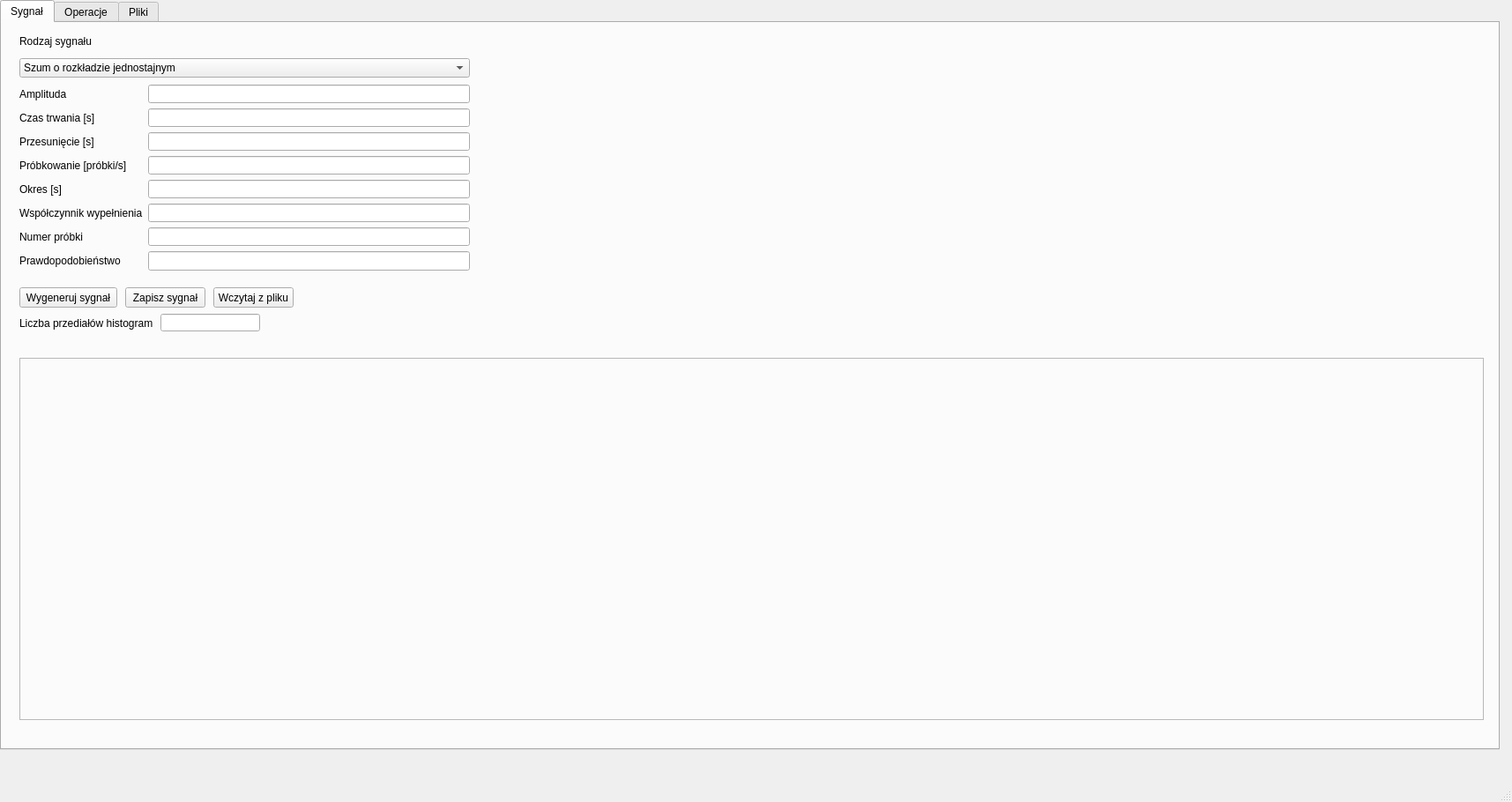
<?xml version="1.0" encoding="UTF-8"?>
<ui version="4.0">
 <class>SignalProcessApp</class>
 <widget class="QMainWindow" name="SignalProcessApp">
  <property name="geometry">
   <rect>
    <x>0</x>
    <y>0</y>
    <width>1715</width>
    <height>910</height>
   </rect>
  </property>
  <property name="windowTitle">
   <string>MainWindow</string>
  </property>
  <widget class="QWidget" name="centralwidget">
   <widget class="QTabWidget" name="tabWidget">
    <property name="geometry">
     <rect>
      <x>0</x>
      <y>0</y>
      <width>1701</width>
      <height>851</height>
     </rect>
    </property>
    <property name="currentIndex">
     <number>0</number>
    </property>
    <widget class="QWidget" name="SignalTab">
     <attribute name="title">
      <string>Sygnał</string>
     </attribute>
     <widget class="QComboBox" name="comboBoxSignals">
      <property name="geometry">
       <rect>
        <x>20</x>
        <y>40</y>
        <width>511</width>
        <height>22</height>
       </rect>
      </property>
      <item>
       <property name="text">
        <string>Szum o rozkładzie jednostajnym</string>
       </property>
      </item>
      <item>
       <property name="text">
        <string>Szum gaussowski</string>
       </property>
      </item>
      <item>
       <property name="text">
        <string>Sygnał sinusoidalny</string>
       </property>
      </item>
      <item>
       <property name="text">
        <string>Sygnał sinusoidalny wyprostowany jednopołówkowo</string>
       </property>
      </item>
      <item>
       <property name="text">
        <string>Sygnał sinusoidalny wyprostowany dwupołówkowo</string>
       </property>
      </item>
      <item>
       <property name="text">
        <string>Sygnał prostokątny</string>
       </property>
      </item>
      <item>
       <property name="text">
        <string>Sygnał prostokątny symetryczny</string>
       </property>
      </item>
      <item>
       <property name="text">
        <string>Sygnał trójkątny</string>
       </property>
      </item>
      <item>
       <property name="text">
        <string>Skok jednostkowy</string>
       </property>
      </item>
      <item>
       <property name="text">
        <string>Impuls jednostkowy</string>
       </property>
      </item>
      <item>
       <property name="text">
        <string>Szum impulsowy</string>
       </property>
      </item>
     </widget>
     <widget class="QLabel" name="sig_label1">
      <property name="geometry">
       <rect>
        <x>20</x>
        <y>10</y>
        <width>141</width>
        <height>21</height>
       </rect>
      </property>
      <property name="text">
       <string>Rodzaj sygnału</string>
      </property>
     </widget>
     <widget class="QWidget" name="formLayoutWidget">
      <property name="geometry">
       <rect>
        <x>20</x>
        <y>70</y>
        <width>511</width>
        <height>211</height>
       </rect>
      </property>
      <layout class="QFormLayout" name="sig_formLayout">
       <item row="0" column="0">
        <widget class="QLabel" name="amplitudaLabel">
         <property name="text">
          <string>Amplituda</string>
         </property>
        </widget>
       </item>
       <item row="0" column="1">
        <widget class="QLineEdit" name="amplitudaLineEdit"/>
       </item>
       <item row="1" column="0">
        <widget class="QLabel" name="czasTrwaniaLabel">
         <property name="text">
          <string>Czas trwania [s]</string>
         </property>
        </widget>
       </item>
       <item row="1" column="1">
        <widget class="QLineEdit" name="czasTrwaniaLineEdit"/>
       </item>
       <item row="2" column="0">
        <widget class="QLabel" name="przesuniecieLabel">
         <property name="text">
          <string>Przesunięcie [s]</string>
         </property>
        </widget>
       </item>
       <item row="2" column="1">
        <widget class="QLineEdit" name="przesuniecieLineEdit"/>
       </item>
       <item row="3" column="0">
        <widget class="QLabel" name="samplingrateLabel">
         <property name="text">
          <string>Próbkowanie [próbki/s]</string>
         </property>
        </widget>
       </item>
       <item row="3" column="1">
        <widget class="QLineEdit" name="samplingrateLineEdit"/>
       </item>
       <item row="4" column="0">
        <widget class="QLabel" name="okresLabel">
         <property name="text">
          <string>Okres [s]</string>
         </property>
        </widget>
       </item>
       <item row="4" column="1">
        <widget class="QLineEdit" name="okresLineEdit"/>
       </item>
       <item row="5" column="0">
        <widget class="QLabel" name="wypelnienieLabel">
         <property name="text">
          <string>Współczynnik wypełnienia</string>
         </property>
        </widget>
       </item>
       <item row="5" column="1">
        <widget class="QLineEdit" name="wypelnienieLineEdit"/>
       </item>
       <item row="6" column="0">
        <widget class="QLabel" name="numerProbkiLabel">
         <property name="text">
          <string>Numer próbki</string>
         </property>
        </widget>
       </item>
       <item row="6" column="1">
        <widget class="QLineEdit" name="numerProbkiLineEdit"/>
       </item>
       <item row="7" column="0">
        <widget class="QLabel" name="prawdopodobienstwoLabel">
         <property name="text">
          <string>Prawdopodobieństwo</string>
         </property>
        </widget>
       </item>
       <item row="7" column="1">
        <widget class="QLineEdit" name="prawdopodobienstwoLineEdit"/>
       </item>
      </layout>
     </widget>
     <widget class="QPushButton" name="sig_generate">
      <property name="geometry">
       <rect>
        <x>20</x>
        <y>300</y>
        <width>111</width>
        <height>23</height>
       </rect>
      </property>
      <property name="text">
       <string>Wygeneruj sygnał</string>
      </property>
     </widget>
     <widget class="QPushButton" name="sig_save">
      <property name="geometry">
       <rect>
        <x>140</x>
        <y>300</y>
        <width>91</width>
        <height>23</height>
       </rect>
      </property>
      <property name="text">
       <string>Zapisz sygnał</string>
      </property>
     </widget>
     <widget class="QPushButton" name="sig_readfile">
      <property name="geometry">
       <rect>
        <x>240</x>
        <y>300</y>
        <width>91</width>
        <height>23</height>
       </rect>
      </property>
      <property name="text">
       <string>Wczytaj z pliku</string>
      </property>
     </widget>
     <widget class="QLabel" name="sig_label2">
      <property name="geometry">
       <rect>
        <x>20</x>
        <y>330</y>
        <width>151</width>
        <height>21</height>
       </rect>
      </property>
      <property name="text">
       <string>Liczba przediałów histogramu</string>
      </property>
     </widget>
     <widget class="QLineEdit" name="sig_histbin">
      <property name="geometry">
       <rect>
        <x>180</x>
        <y>330</y>
        <width>113</width>
        <height>20</height>
       </rect>
      </property>
     </widget>
     <widget class="QFrame" name="sig_plotframe">
      <property name="geometry">
       <rect>
        <x>20</x>
        <y>380</y>
        <width>1661</width>
        <height>411</height>
       </rect>
      </property>
      <property name="frameShape">
       <enum>QFrame::StyledPanel</enum>
      </property>
      <property name="frameShadow">
       <enum>QFrame::Raised</enum>
      </property>
     </widget>
    </widget>
    <widget class="QWidget" name="OperationsTab">
     <attribute name="title">
      <string>Operacje</string>
     </attribute>
     <widget class="QWidget" name="formLayoutWidget_2">
      <property name="geometry">
       <rect>
        <x>20</x>
        <y>150</y>
        <width>261</width>
        <height>131</height>
       </rect>
      </property>
      <layout class="QFormLayout" name="op_formLayout_2">
       <item row="0" column="0">
        <widget class="QLabel" name="amplitudaLabel_2">
         <property name="text">
          <string>Amplituda</string>
         </property>
        </widget>
       </item>
       <item row="0" column="1">
        <widget class="QLineEdit" name="amplitudaLineEdit_2"/>
       </item>
       <item row="1" column="0">
        <widget class="QLabel" name="okresLabel_2">
         <property name="text">
          <string>Okres [s]</string>
         </property>
        </widget>
       </item>
       <item row="1" column="1">
        <widget class="QLineEdit" name="okresLineEdit_2"/>
       </item>
       <item row="2" column="0">
        <widget class="QLabel" name="wypelnienieLabel_2">
         <property name="text">
          <string>Współczynnik wypełnienia</string>
         </property>
        </widget>
       </item>
       <item row="2" column="1">
        <widget class="QLineEdit" name="wypelnienieLineEdit_2"/>
       </item>
       <item row="3" column="0">
        <widget class="QLabel" name="numerProbkiLabel_2">
         <property name="text">
          <string>Numer próbki</string>
         </property>
        </widget>
       </item>
       <item row="3" column="1">
        <widget class="QLineEdit" name="numerProbkiLineEdit_2"/>
       </item>
       <item row="4" column="0">
        <widget class="QLabel" name="prawdopodobienstwoLabel_2">
         <property name="text">
          <string>Prawdopodobieństwo</string>
         </property>
        </widget>
       </item>
       <item row="4" column="1">
        <widget class="QLineEdit" name="prawdopodobienstwoLineEdit_2"/>
       </item>
      </layout>
     </widget>
     <widget class="QComboBox" name="comboBoxSignals_2">
      <property name="geometry">
       <rect>
        <x>20</x>
        <y>110</y>
        <width>381</width>
        <height>22</height>
       </rect>
      </property>
      <item>
       <property name="text">
        <string>Szum o rozkładzie jednostajnym</string>
       </property>
      </item>
      <item>
       <property name="text">
        <string>Szum gaussowski</string>
       </property>
      </item>
      <item>
       <property name="text">
        <string>Sygnał sinusoidalny</string>
       </property>
      </item>
      <item>
       <property name="text">
        <string>Sygnał sinusoidalny wyprostowany jednopołówkowo</string>
       </property>
      </item>
      <item>
       <property name="text">
        <string>Sygnał sinusoidalny wyprostowany dwupołówkowo</string>
       </property>
      </item>
      <item>
       <property name="text">
        <string>Sygnał prostokątny</string>
       </property>
      </item>
      <item>
       <property name="text">
        <string>Sygnał prostokątny symetryczny</string>
       </property>
      </item>
      <item>
       <property name="text">
        <string>Sygnał trójkątny</string>
       </property>
      </item>
      <item>
       <property name="text">
        <string>Skok jednostkowy</string>
       </property>
      </item>
      <item>
       <property name="text">
        <string>Impuls jednostkowy</string>
       </property>
      </item>
      <item>
       <property name="text">
        <string>Szum impulsowy</string>
       </property>
      </item>
     </widget>
     <widget class="QComboBox" name="comboBoxSignals_3">
      <property name="geometry">
       <rect>
        <x>20</x>
        <y>350</y>
        <width>391</width>
        <height>22</height>
       </rect>
      </property>
      <item>
       <property name="text">
        <string>Szum o rozkładzie jednostajnym</string>
       </property>
      </item>
      <item>
       <property name="text">
        <string>Szum gaussowski</string>
       </property>
      </item>
      <item>
       <property name="text">
        <string>Sygnał sinusoidalny</string>
       </property>
      </item>
      <item>
       <property name="text">
        <string>Sygnał sinusoidalny wyprostowany jednopołówkowo</string>
       </property>
      </item>
      <item>
       <property name="text">
        <string>Sygnał sinusoidalny wyprostowany dwupołówkowo</string>
       </property>
      </item>
      <item>
       <property name="text">
        <string>Sygnał prostokątny</string>
       </property>
      </item>
      <item>
       <property name="text">
        <string>Sygnał prostokątny symetryczny</string>
       </property>
      </item>
      <item>
       <property name="text">
        <string>Sygnał trójkątny</string>
       </property>
      </item>
      <item>
       <property name="text">
        <string>Skok jednostkowy</string>
       </property>
      </item>
      <item>
       <property name="text">
        <string>Impuls jednostkowy</string>
       </property>
      </item>
      <item>
       <property name="text">
        <string>Szum impulsowy</string>
       </property>
      </item>
     </widget>
     <widget class="QLabel" name="op_label1">
      <property name="geometry">
       <rect>
        <x>70</x>
        <y>660</y>
        <width>47</width>
        <height>13</height>
       </rect>
      </property>
      <property name="text">
       <string>Operacja</string>
      </property>
     </widget>
     <widget class="QComboBox" name="comboBox">
      <property name="geometry">
       <rect>
        <x>40</x>
        <y>690</y>
        <width>101</width>
        <height>22</height>
       </rect>
      </property>
      <item>
       <property name="text">
        <string>Dodawanie</string>
       </property>
      </item>
      <item>
       <property name="text">
        <string>Odejmowanie</string>
       </property>
      </item>
      <item>
       <property name="text">
        <string>Mnożenie</string>
       </property>
      </item>
      <item>
       <property name="text">
        <string>Dzielenie</string>
       </property>
      </item>
     </widget>
     <widget class="QPushButton" name="op_executeop">
      <property name="geometry">
       <rect>
        <x>40</x>
        <y>720</y>
        <width>101</width>
        <height>23</height>
       </rect>
      </property>
      <property name="text">
       <string>Wykonaj operacje</string>
      </property>
     </widget>
     <widget class="QPushButton" name="op_saveop">
      <property name="geometry">
       <rect>
        <x>40</x>
        <y>750</y>
        <width>101</width>
        <height>23</height>
       </rect>
      </property>
      <property name="text">
       <string>Zapisz wynik</string>
      </property>
     </widget>
     <widget class="QPushButton" name="op_generate_2">
      <property name="geometry">
       <rect>
        <x>290</x>
        <y>150</y>
        <width>111</width>
        <height>23</height>
       </rect>
      </property>
      <property name="text">
       <string>Wygeneruj sygnał</string>
      </property>
     </widget>
     <widget class="QPushButton" name="op_readfile_2">
      <property name="geometry">
       <rect>
        <x>290</x>
        <y>250</y>
        <width>111</width>
        <height>23</height>
       </rect>
      </property>
      <property name="text">
       <string>Wczytaj z pliku</string>
      </property>
     </widget>
     <widget class="QPushButton" name="op_save_2">
      <property name="geometry">
       <rect>
        <x>290</x>
        <y>200</y>
        <width>111</width>
        <height>23</height>
       </rect>
      </property>
      <property name="text">
       <string>Zapisz sygnał</string>
      </property>
     </widget>
     <widget class="QPushButton" name="op_generate_3">
      <property name="geometry">
       <rect>
        <x>300</x>
        <y>390</y>
        <width>111</width>
        <height>23</height>
       </rect>
      </property>
      <property name="text">
       <string>Wygeneruj sygnał</string>
      </property>
     </widget>
     <widget class="QPushButton" name="op_readfile_3">
      <property name="geometry">
       <rect>
        <x>300</x>
        <y>490</y>
        <width>111</width>
        <height>23</height>
       </rect>
      </property>
      <property name="text">
       <string>Wczytaj z pliku</string>
      </property>
     </widget>
     <widget class="QPushButton" name="op_save_3">
      <property name="geometry">
       <rect>
        <x>300</x>
        <y>440</y>
        <width>111</width>
        <height>23</height>
       </rect>
      </property>
      <property name="text">
       <string>Zapisz sygnał</string>
      </property>
     </widget>
     <widget class="QFrame" name="op_framesig1">
      <property name="geometry">
       <rect>
        <x>420</x>
        <y>10</y>
        <width>1261</width>
        <height>271</height>
       </rect>
      </property>
      <property name="frameShape">
       <enum>QFrame::StyledPanel</enum>
      </property>
      <property name="frameShadow">
       <enum>QFrame::Raised</enum>
      </property>
     </widget>
     <widget class="QWidget" name="formLayoutWidget_3">
      <property name="geometry">
       <rect>
        <x>20</x>
        <y>390</y>
        <width>261</width>
        <height>131</height>
       </rect>
      </property>
      <layout class="QFormLayout" name="op_formLayout_3">
       <item row="0" column="0">
        <widget class="QLabel" name="amplitudaLabel_3">
         <property name="text">
          <string>Amplituda</string>
         </property>
        </widget>
       </item>
       <item row="0" column="1">
        <widget class="QLineEdit" name="amplitudaLineEdit_3"/>
       </item>
       <item row="1" column="0">
        <widget class="QLabel" name="okresLabel_3">
         <property name="text">
          <string>Okres [s]</string>
         </property>
        </widget>
       </item>
       <item row="1" column="1">
        <widget class="QLineEdit" name="okresLineEdit_3"/>
       </item>
       <item row="2" column="0">
        <widget class="QLabel" name="wypelnienieLabel_3">
         <property name="text">
          <string>Współczynnik wypełnienia</string>
         </property>
        </widget>
       </item>
       <item row="2" column="1">
        <widget class="QLineEdit" name="wypelnienieLineEdit_3"/>
       </item>
       <item row="3" column="0">
        <widget class="QLabel" name="numerProbkiLabel_3">
         <property name="text">
          <string>Numer próbki</string>
         </property>
        </widget>
       </item>
       <item row="3" column="1">
        <widget class="QLineEdit" name="numerProbkiLineEdit_3"/>
       </item>
       <item row="4" column="0">
        <widget class="QLabel" name="prawdopodobienstwoLabel_3">
         <property name="text">
          <string>Prawdopodobieństwo</string>
         </property>
        </widget>
       </item>
       <item row="4" column="1">
        <widget class="QLineEdit" name="prawdopodobienstwoLineEdit_3"/>
       </item>
      </layout>
     </widget>
     <widget class="QFrame" name="op_framesig2">
      <property name="geometry">
       <rect>
        <x>420</x>
        <y>280</y>
        <width>1261</width>
        <height>271</height>
       </rect>
      </property>
      <property name="frameShape">
       <enum>QFrame::StyledPanel</enum>
      </property>
      <property name="frameShadow">
       <enum>QFrame::Raised</enum>
      </property>
     </widget>
     <widget class="QFrame" name="op_frameop">
      <property name="geometry">
       <rect>
        <x>150</x>
        <y>550</y>
        <width>1531</width>
        <height>271</height>
       </rect>
      </property>
      <property name="frameShape">
       <enum>QFrame::StyledPanel</enum>
      </property>
      <property name="frameShadow">
       <enum>QFrame::Raised</enum>
      </property>
     </widget>
     <widget class="QWidget" name="formLayoutWidget_4">
      <property name="geometry">
       <rect>
        <x>20</x>
        <y>10</y>
        <width>371</width>
        <height>81</height>
       </rect>
      </property>
      <layout class="QFormLayout" name="formLayout">
       <item row="0" column="0">
        <widget class="QLabel" name="op_czasTrwaniaLabel1">
         <property name="text">
          <string>Czas trwania [s]</string>
         </property>
        </widget>
       </item>
       <item row="0" column="1">
        <widget class="QLineEdit" name="op_czasTrwaniaLineEdit1"/>
       </item>
       <item row="1" column="0">
        <widget class="QLabel" name="op_przesuniecieLabel1">
         <property name="text">
          <string>Przesunięcie [s]</string>
         </property>
        </widget>
       </item>
       <item row="1" column="1">
        <widget class="QLineEdit" name="op_przesuniecieLineEdit1"/>
       </item>
       <item row="2" column="0">
        <widget class="QLabel" name="op_samplingrateLabel1">
         <property name="text">
          <string>Próbkowanie [próbki/s]</string>
         </property>
        </widget>
       </item>
       <item row="2" column="1">
        <widget class="QLineEdit" name="op_samplingrateLineEdit1"/>
       </item>
      </layout>
     </widget>
    </widget>
    <widget class="QWidget" name="FileTab">
     <attribute name="title">
      <string>Pliki</string>
     </attribute>
     <widget class="QPushButton" name="f_loadfile">
      <property name="geometry">
       <rect>
        <x>20</x>
        <y>20</y>
        <width>131</width>
        <height>23</height>
       </rect>
      </property>
      <property name="text">
       <string>Wczytaj sygnał z pliku</string>
      </property>
     </widget>
     <widget class="QLabel" name="f_label1">
      <property name="geometry">
       <rect>
        <x>30</x>
        <y>60</y>
        <width>121</width>
        <height>16</height>
       </rect>
      </property>
      <property name="text">
       <string>Atrybuty sygnału</string>
      </property>
     </widget>
     <widget class="QLabel" name="f_label2">
      <property name="geometry">
       <rect>
        <x>440</x>
        <y>60</y>
        <width>121</width>
        <height>16</height>
       </rect>
      </property>
      <property name="text">
       <string>Wartości sygnału</string>
      </property>
     </widget>
     <widget class="QLabel" name="f_label3">
      <property name="geometry">
       <rect>
        <x>20</x>
        <y>380</y>
        <width>151</width>
        <height>21</height>
       </rect>
      </property>
      <property name="text">
       <string>Liczba przediałów histogramu</string>
      </property>
     </widget>
     <widget class="QLineEdit" name="f_histbin">
      <property name="geometry">
       <rect>
        <x>180</x>
        <y>380</y>
        <width>113</width>
        <height>20</height>
       </rect>
      </property>
     </widget>
     <widget class="QPushButton" name="f_refreshplot">
      <property name="geometry">
       <rect>
        <x>310</x>
        <y>380</y>
        <width>131</width>
        <height>23</height>
       </rect>
      </property>
      <property name="text">
       <string>Odśwież wykres</string>
      </property>
     </widget>
     <widget class="QFrame" name="f_frame">
      <property name="geometry">
       <rect>
        <x>20</x>
        <y>420</y>
        <width>1571</width>
        <height>391</height>
       </rect>
      </property>
      <property name="frameShape">
       <enum>QFrame::StyledPanel</enum>
      </property>
      <property name="frameShadow">
       <enum>QFrame::Raised</enum>
      </property>
     </widget>
     <widget class="QTableWidget" name="f_sigattr">
      <property name="geometry">
       <rect>
        <x>10</x>
        <y>90</y>
        <width>391</width>
        <height>241</height>
       </rect>
      </property>
      <column>
       <property name="text">
        <string>Atrybut</string>
       </property>
      </column>
      <column>
       <property name="text">
        <string>Wartość</string>
       </property>
      </column>
     </widget>
     <widget class="QTableWidget" name="f_sigvalues">
      <property name="geometry">
       <rect>
        <x>440</x>
        <y>90</y>
        <width>391</width>
        <height>241</height>
       </rect>
      </property>
      <column>
       <property name="text">
        <string>Indeks</string>
       </property>
      </column>
      <column>
       <property name="text">
        <string>Czas [s]</string>
       </property>
      </column>
      <column>
       <property name="text">
        <string>Wartość</string>
       </property>
      </column>
     </widget>
    </widget>
   </widget>
  </widget>
  <widget class="QMenuBar" name="menubar">
   <property name="geometry">
    <rect>
     <x>0</x>
     <y>0</y>
     <width>1715</width>
     <height>21</height>
    </rect>
   </property>
  </widget>
  <widget class="QStatusBar" name="statusbar"/>
 </widget>
 <resources/>
 <connections/>
</ui>
